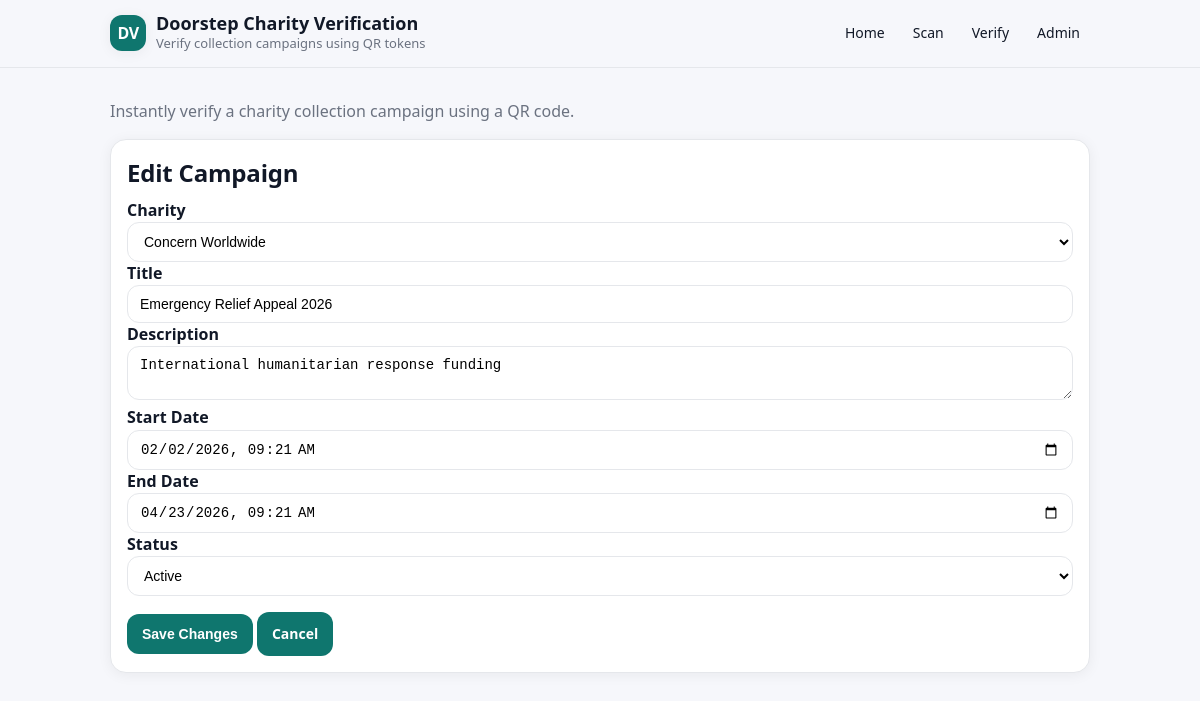
/admin/campaigns/2/edit (signed in), run on the app's committed database.
### app/models.py (models this page shows, shortened)
class Campaign(db.Model):
    __tablename__ = "campaigns"
    id = db.Column(db.Integer, primary_key=True)
    charity_id = db.Column(db.Integer, db.ForeignKey("charities.id"), nullable=False)
    title = db.Column(db.String(200), nullable=False)
    description = db.Column(db.Text, nullable=True)
    starts_at = db.Column(db.DateTime, nullable=False)
    ends_at = db.Column(db.DateTime, nullable=False)
    status = db.Column(db.String(20), default="active", nullable=False)
    created_at = db.Column(db.DateTime, default=datetime.utcnow, nullable=False)

class Charity(db.Model):
    __tablename__ = "charities"
    id = db.Column(db.Integer, primary_key=True)
    name = db.Column(db.String(200), nullable=False)
    registration_number = db.Column(db.String(100), unique=True, nullable=False)
    website = db.Column(db.String(255), nullable=True)
    campaigns = db.relationship("Campaign", backref="charity", lazy=True)

### app/routes_admin.py (the view)
@admin_bp.get("/campaigns/<int:campaign_id>/edit")
@login_required
def edit_campaign(campaign_id: int):
    campaign = Campaign.query.get_or_404(campaign_id)
    charities = Charity.query.order_by(Charity.name.asc()).all()
    return render_template("admin/edit_campaign.html", campaign=campaign, charities=charities)

### app/__init__.py (called while the page is built)
@login_manager.user_loader
def load_user(user_id):
        from app.models import User
        return User.query.get(int(user_id))

### app/templates/admin/edit_campaign.html (shortened to what this page needs)
{% extends "base.html" %}
{% block content %}
<div class="card">
  <h2>Edit Campaign</h2>
  <form method="post" action="{{ url_for('admin.update_campaign', campaign_id=campaign.id) }}">
    <label>Charity</label>
    <select name="charity_id" required>
      {% for charity in charities %}
        <option value="{{ charity.id }}" {% if charity.id == campaign.charity_id %}selected{% endif %}>
          {{ charity.name }}
        </option>
      {% endfor %}
    </select>
    <label>Title</label>
    <input type="text" name="title" value="{{ campaign.title }}" required>
    <label>Description</label>
    <textarea name="description">{{ campaign.description or '' }}</textarea>
    <label>Start Date</label>
    <input type="datetime-local" name="starts_at" value="{{ campaign.starts_at.strftime('%Y-%m-%dT%H:%M') }}" required>
    <label>End Date</label>
    <input type="datetime-local" name="ends_at" value="{{ campaign.ends_at.strftime('%Y-%m-%dT%H:%M') }}" required>
    <label>Status</label>
    <select name="status">
      <option value="active" {% if campaign.status == 'active' %}selected{% endif %}>Active</option>
    </select>
    <div style="margin-top:16px;">
      <button type="submit" class="btn">Save Changes</button>
      <a href="{{ url_for('admin.dashboard') }}" class="btn">Cancel</a>
    </div>
  </form>
</div>
{% endblock %}

### app/templates/base.html (style rules this page uses)
:root { --bg: #f6f7fb; --card: #ffffff; --text: #111827; --muted: #6b7280; --border: #e5e7eb; --shadow: 0 2px 14px rgba(0,0,0,0.06); --primary: #0f766e; --primary-dark: #0b5f59; --secondary: #475569; --success-bg: #dcfce7; --success-border: #86efac; --danger-bg: #fee2e2; --danger-border: #fca5a5; --warning-bg: #ffedd5; --warning-border: #fdba74; --info-bg: #dbeafe; --info-border: #93c5fd; }
body { font-family: system-ui, -apple-system, Segoe UI, Roboto, Arial, sans-serif; margin: 0; background: var(--bg); color: var(--text); line-height: 1.45; }
h2, h3 { margin: 0 0 8px 0; letter-spacing: -0.2px; }
.card { background: var(--card); border: 1px solid var(--border); border-radius: 16px; padding: 16px; box-shadow: var(--shadow); margin-bottom: 16px; }
a.btn, button.btn { display: inline-flex; align-items: center; gap: 8px; padding: 11px 14px; border-radius: 12px; background: var(--primary); color: white; text-decoration: none; border: 1px solid transparent; cursor: pointer; font-size: 14px; font-weight: 600; transition: transform .04s ease, background .15s ease, box-shadow .15s ease; }
input, textarea, select { width: 100%; padding: 10px 12px; border-radius: 12px; border: 1px solid var(--border); font-size: 14px; box-sizing: border-box; background: white; outline: none; }
label { font-weight: 650; }

### data on the page
Campaign: charity_id "Concern Worldwide", title "Emergency Relief Appeal 2026", description "International humanitarian response funding", starts_at "02/02/2026 09:21", ends_at "04/23/2026 09:21", status "Active"
